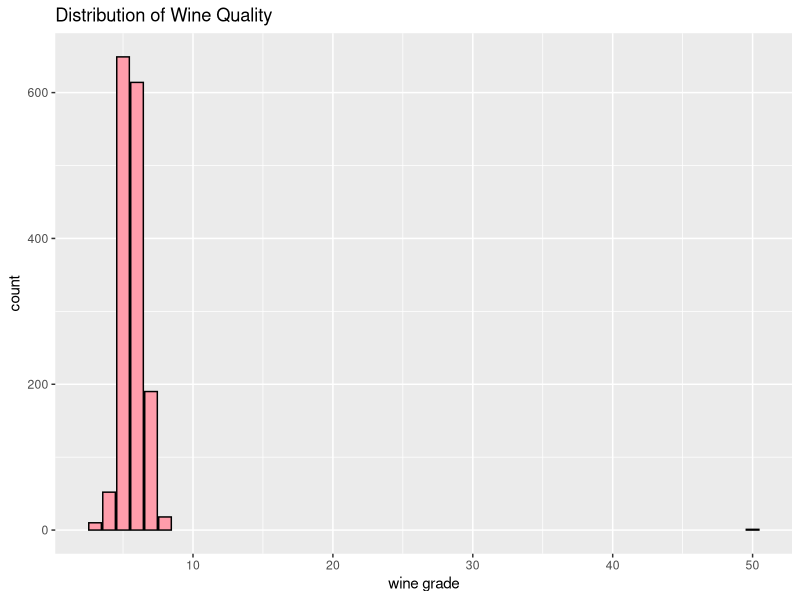
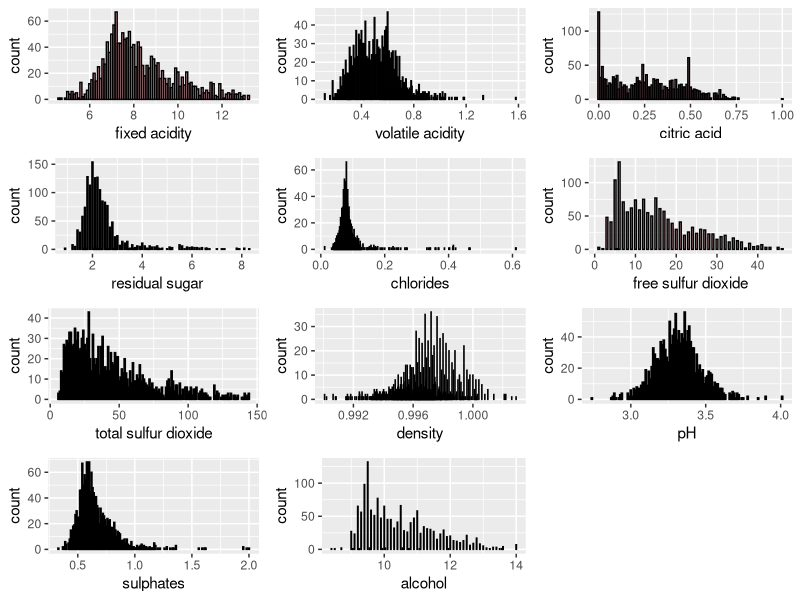
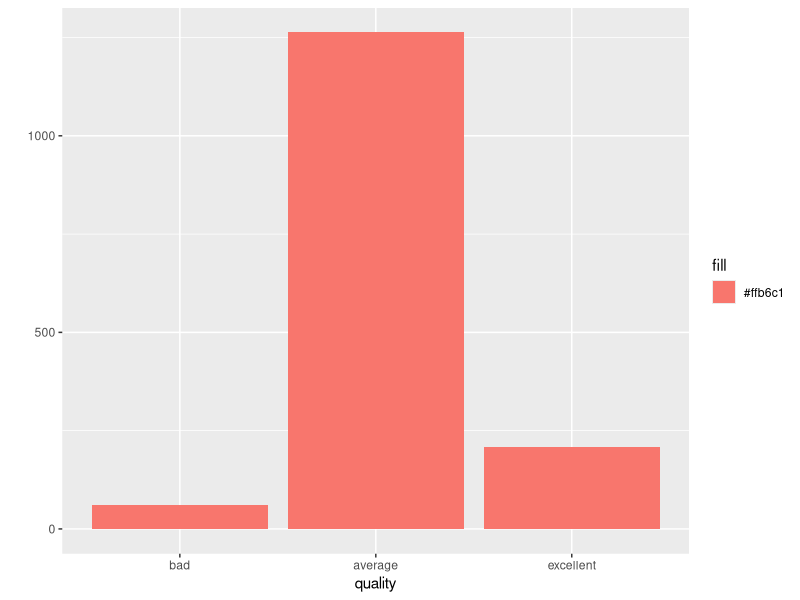
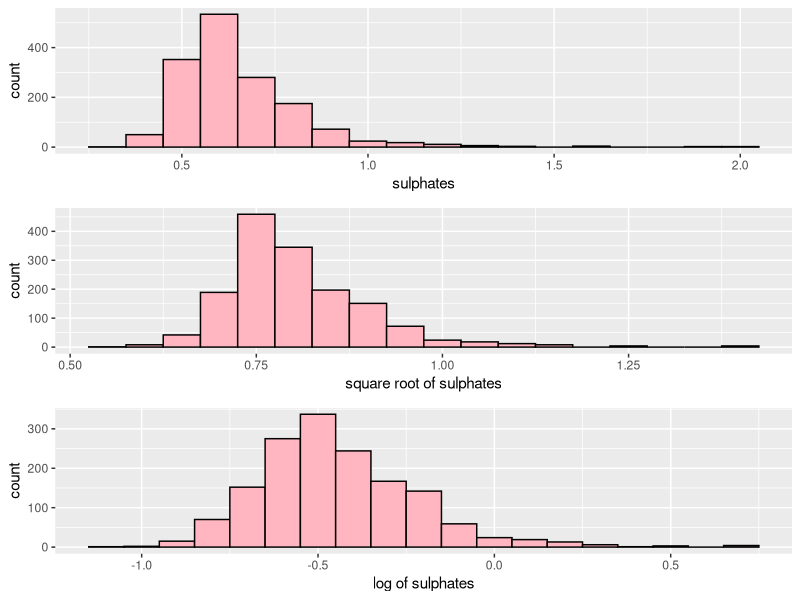
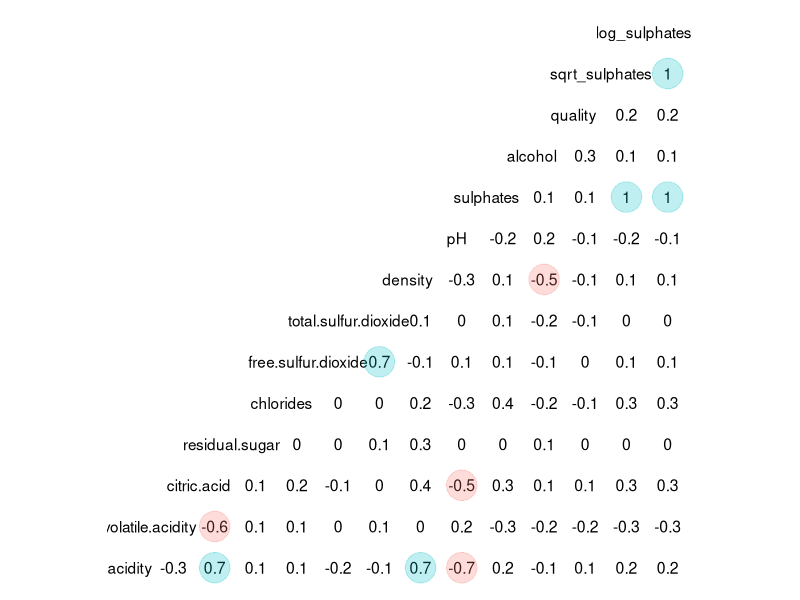
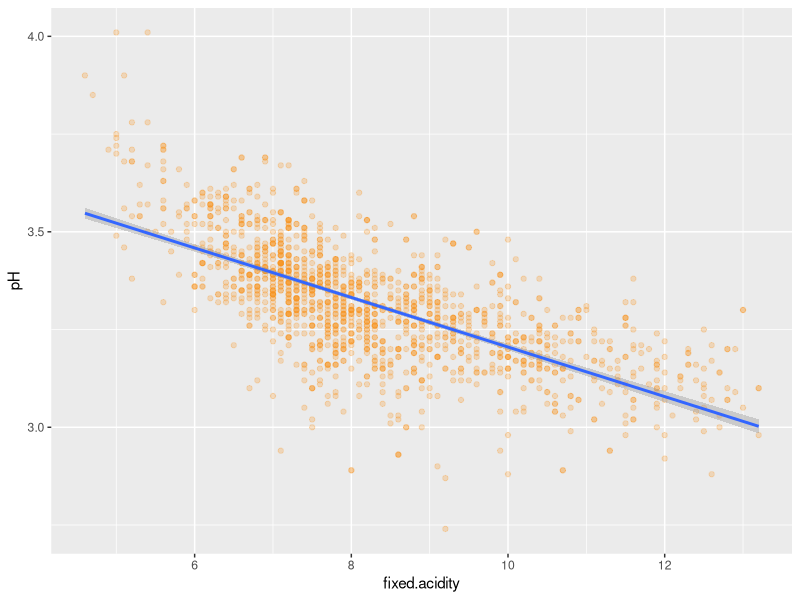
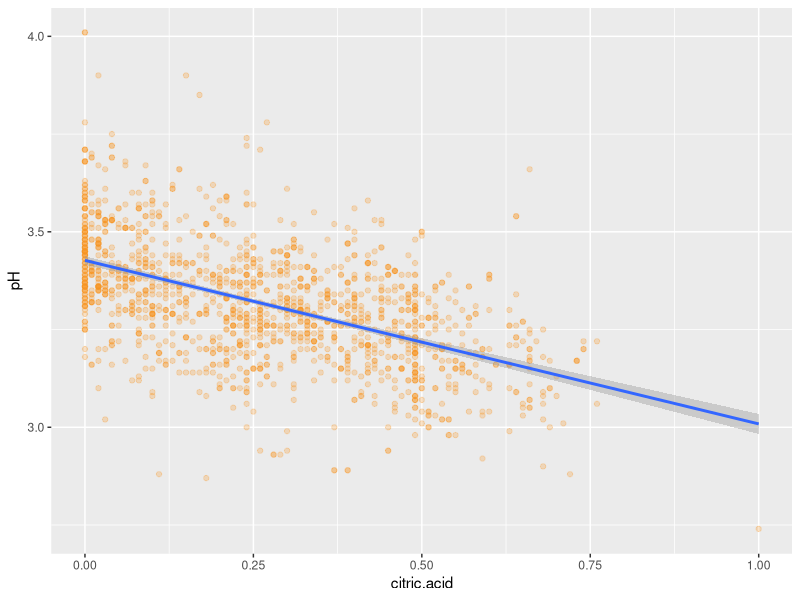
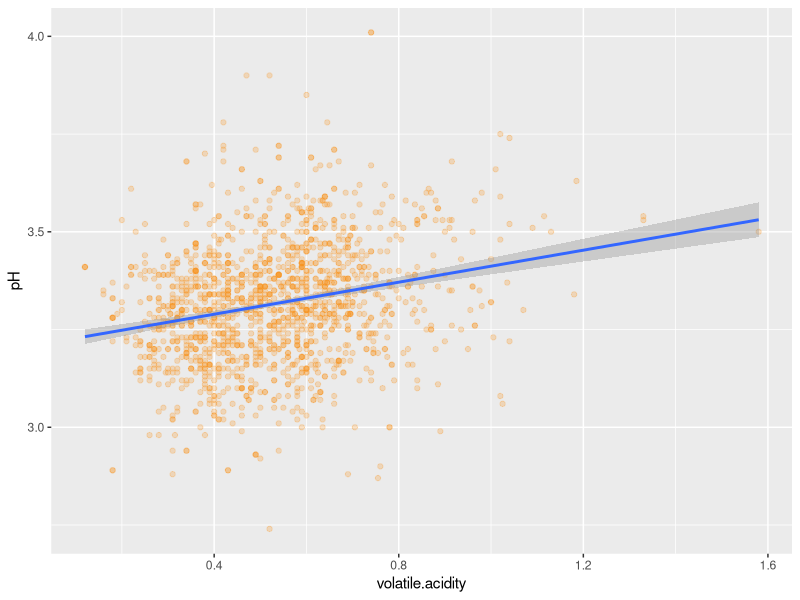

Generate these figures, in order, with R:
## ---- chunk 1
# Load all of the packages that you end up using in your analysis in this code
# chunk.

# Notice that the parameter "echo" was set to FALSE for this code chunk. This
# prevents the code from displaying in the knitted HTML output. You should set
# echo=FALSE for all code chunks in your file, unless it makes sense for your
# report to show the code that generated a particular plot.

# The other parameters for "message" and "warning" should also be set to FALSE
# for other code chunks once you have verified that each plot comes out as you
# want it to. This will clean up the flow of your report.


library(ggplot2)
library(GGally)
library(scales)
library(memisc)
library(lattice)
library(MASS)
library(gridExtra)
library(dplyr)
library(reshape)
library(corrplot)
library(psych)

## ---- chunk 2
# Load the Data
redwine <- read.csv("wineQualityReds.csv")
## ---- chunk 3

# Remove the top 1% for four columns that had the most drastic outliers.
redwine <- redwine[redwine$fixed.acidity < 
                     quantile(redwine$fixed.acidity, 0.99),]
redwine <- redwine[redwine$residual.sugar < 
                     quantile(redwine$residual.sugar, 0.99),]
redwine <- redwine[redwine$total.sulfur.dioxide < quantile(redwine$total.sulfur.dioxide, 0.99),]
redwine <- redwine[redwine$free.sulfur.dioxide < quantile(redwine$free.sulfur.dioxide, 0.99),]

# Remove x column as it's just an index

redwine <- within(redwine, rm(X))

summary(redwine)
str(redwine)
## ---- chunk 4
names(redwine)
## ---- chunk 5
ggplot(aes(x = quality), data = redwine)+
geom_bar(colour="black", fill="#ff9dab", binwidth = 1)+
                scale_x_continuous()+
                xlab("wine grade") + ylab("count") +
                ggtitle("Distribution of Wine Quality")

## ---- chunk 6
p1<-
  ggplot(aes(x = fixed.acidity), data = redwine)+
        xlab("fixed acidity")+
        geom_bar(colour="black", fill="#ffb6c1",binwidth = 0.5)
p2<-
  ggplot(aes(x = volatile.acidity), data = redwine)+
        xlab("volatile acidity")+
        geom_bar(colour="black", fill="#ffb6c1",binwidth = 0.05)
p3<-
  ggplot(aes(x = citric.acid), data = redwine)+
        xlab("citric acid")+
        geom_bar(colour="black", fill="#ffb6c1", binwidth = 0.05)
p4<-
  ggplot(aes(x = residual.sugar), data = redwine)+
        xlab("residual sugar")+
        geom_bar(colour="black", fill="#ffb6c1", binwidth = 0.4)
p5<-
  ggplot(aes(x = chlorides), data = redwine)+
        geom_bar(colour="black", fill="#ffb6c1", binwidth = 0.025)
p6<-
  ggplot(aes(x = free.sulfur.dioxide), data = redwine)+
        xlab("free sulfur dioxide")+
        geom_bar(colour="black", fill="#ffb6c1",binwidth = 4)
p7<-
  ggplot(aes(x = total.sulfur.dioxide), data = redwine)+
        xlab("total sulfur dioxide")+
        geom_bar(colour="black", fill="#ffb6c1", binwidth = 20)
p8<-
  ggplot(aes(x = density), data = redwine)+
        geom_bar(colour="black", fill="#ffb6c1", binwidth = 0.001)
p9<-
  ggplot(aes(x = pH), data = redwine)+
        geom_bar(colour="black", fill="#ffb6c1", binwidth = 0.05)
p10<-
  ggplot(aes(x = sulphates), data = redwine)+
        geom_bar(colour="black", fill="#ffb6c1", binwidth = 0.1)
p11<-
  ggplot(aes(x = alcohol), data = redwine)+
        geom_bar(colour="black", fill="#ffb6c1",binwidth = 0.25)

grid.arrange(p1,p2,p3,p4,p5,p6,p7,p8,p9,p10,p11,ncol=3)
## ---- chunk 7

# Convert quality into 3 subqualities: bad, average, excellent. 
redwine$rating <- ifelse(redwine$quality < 5, 'bad', 
                    ifelse(redwine$quality < 7, 'average', 
                           ifelse(redwine$quality > 6, 'excellent', 'none')))

redwine$rating <- ordered(redwine$rating, levels = c('bad', 'average', 'excellent'))
summary(redwine$rating)
qplot(redwine$rating, xlab="quality", fill = "#ffb6c1")
## ---- chunk 8
# original 
p1<-
  ggplot(aes(x = sulphates), data = redwine)+
        geom_histogram(colour="black", fill="#ffb6c1", 
                      binwidth = 0.1)

# square root
redwine$sqrt_sulphates=sqrt(redwine$sulphates)
p2<-
    ggplot(aes(x = sqrt_sulphates), data = redwine)+
          xlab("square root of sulphates")+
          geom_histogram(colour="black", fill="#ffb6c1", 
                        binwidth = 0.05)

#log
redwine$log_sulphates=log(redwine$sulphates)
p3<-
   ggplot(aes(x = log_sulphates), data = redwine)+
          xlab("log of sulphates")+
          geom_histogram(colour="black", fill="#ffb6c1", 
                        binwidth = 0.1)

grid.arrange(p1,p2,p3,ncol=1)
## ---- chunk 9
# create a plot matrix
ggcorr(redwine, geom = "blank", label = TRUE, hjust = 0.75) +
  geom_point(size = 10, aes(color = coefficient > 0, alpha = abs(coefficient) > 0.5)) +
  scale_alpha_manual(values = c("TRUE" = 0.25, "FALSE" = 0)) +
  guides(color = FALSE, alpha = FALSE)

## ---- chunk 10

# Create scatterplots for confirming relation with acidities and pH

# Fixed acidity vs pH

ggplot(aes(x = fixed.acidity, y = pH), data = redwine) +
  geom_point(color = "#F79420", alpha = 1/4) + 
  stat_smooth(method = 'lm')

cor(redwine$fixed.acidity, redwine$pH)
## ---- chunk 11

ggplot(aes(x = citric.acid, y = pH), data = redwine) +
  geom_point(color = "#F79420", alpha = 1/4) + 
  stat_smooth(method = 'lm')

cor(redwine$citric.acid, redwine$pH)

## ---- chunk 12

ggplot(aes(x = volatile.acidity, y = pH), data = redwine) +
  geom_point(color = "#F79420", alpha = 1/4) + 
  stat_smooth(method = 'lm')

cor(redwine$volatile.acidity, redwine$pH)

## ---- chunk 13

# Create boxplots for variables of interest

ggplot(aes(x = rating, y = pH), data = redwine) +
  geom_jitter( alpha = .3)  +
  geom_boxplot( alpha = .5,color = 'blue') +
  stat_summary(fun.y = median, geom = 'point', shape = 4) +
  stat_summary(fun.y = "mean", geom = "point", color = "red", shape = 8,
               size = 4) +
  coord_cartesian(ylim = c(2.85, 3.75)) +
  labs(x = 'quality')
by(redwine$pH, redwine$rating, summary)

ggplot(aes(x = rating, y = alcohol), data = redwine) +
  geom_jitter( alpha = .3)  +
  geom_boxplot( alpha = .5,color = 'blue') +
  stat_summary(fun.y = median, geom = 'point', shape = 4) +
  stat_summary(fun.y = "mean", geom = "point", color = "red", shape = 8,
               size = 4) +
  labs(x = 'quality')
by(redwine$alcohol, redwine$rating, summary)

ggplot(aes(x = rating, y = volatile.acidity), data = redwine) +
  geom_jitter( alpha = .3)  +
  geom_boxplot( alpha = .5,color = 'blue') +
  stat_summary(fun.y = median, geom = 'point', shape = 4) +
  stat_summary(fun.y = "mean", geom = "point", color = "red", shape = 8,
               size = 4) +
  coord_cartesian(ylim = c(0.1, 1.2)) +
  labs(x = 'quality')
by(redwine$volatile.acidity, redwine$rating, summary)

ggplot(aes(x = rating, y = citric.acid), data = redwine) +
  geom_jitter( alpha = .3)  +
  geom_boxplot( alpha = .5,color = 'blue') +
  stat_summary(fun.y = median, geom = 'point', shape = 4) +
  stat_summary(fun.y = "mean", geom = "point", color = "red", shape = 8,
               size = 4) +
    coord_cartesian(ylim = c(0, 0.76)) +
  labs(x = 'quality')
by(redwine$citric.acid, redwine$rating, summary)

ggplot(aes(x = rating, y = sulphates), data = redwine) +
  geom_jitter( alpha = .3)  +
  geom_boxplot( alpha = .5,color = 'blue') +
  stat_summary(fun.y = median, geom = 'point', shape = 4) +
  stat_summary(fun.y = "mean", geom = "point", color = "red", shape = 8,
               size = 4) +
  coord_cartesian(ylim = c(0.2, 1.1)) +
  labs(x = 'quality')
by(redwine$sulphates, redwine$rating, summary)

## ---- chunk 14

# Plot citric acid vs log10 sulphates

ggplot(data = redwine, aes(x = log10(sulphates), y = citric.acid)) +
  geom_point(color = "#F79420", alpha = 1/2, size = 1, position = 'jitter') +
  stat_smooth(method = 'lm')

cor(log10(redwine$sulphates), redwine$citric.acid)
## ---- chunk 15

# Plot citric acid vs volatile acidity

ggplot(data = redwine, aes(x = citric.acid, y = volatile.acidity)) +
  geom_point(color = "#F79420", alpha = 1/2, size = 1, position = 'jitter') + 
  stat_smooth(method = 'lm')

cor(redwine$citric.acid, redwine$volatile.acidity)
## ---- chunk 16

# Plot alcohol vs pH

ggplot(data = redwine, aes(x = alcohol, y = pH)) +
  geom_point(color = "#F79420", alpha = 1/2, size = 1, position = 'jitter') +
  stat_smooth(method = 'lm')

cor(redwine$pH, redwine$alcohol)
## ---- chunk 17
  ggplot(aes(x = alcohol, 
           y = volatile.acidity  , color = factor(quality)), 
       data = redwine) +
      geom_point(alpha = 0.8, size = 1) +
      geom_smooth(method = "lm", se = FALSE,size=1)  +
  scale_color_brewer(type='seq',
                   guide=guide_legend(title='Quality'))

## ---- chunk 18
  ggplot(redwine, aes(y=alcohol,x=quality,color = volatile.acidity) )+
        geom_jitter(alpha=1/2,size=2)+
        xlab("wine quality") + ylab("alcohol") +
        scale_colour_gradient2(low="red", high="blue",
                               mid="#9933CC",midpoint = 0.8)

## ---- chunk 19

ggplot(redwine, aes(x=alcohol,y=volatile.acidity)) +
      geom_point(aes(color =  log_sulphates),alpha=1/2,size=2)+
      xlab("alcohol") + ylab("log of sulphates") +
      scale_colour_gradient2(low="red", high="blue",
                            mid="#9933CC",midpoint = -0.25)+
  geom_smooth(method = "lm", se = FALSE,size=1)  +
      facet_grid(rating ~ .) 
## ---- chunk 20

ggplot(aes(x = volatile.acidity, y = alcohol), data = redwine) +
      xlab("volatile acidity") + ylab("alcohol") +
  geom_smooth(method = "lm", se = FALSE,size=1)  +
      geom_point(aes(color = rating),size=1)
## ---- chunk 21

ggplot(aes(x = log_sulphates, y = citric.acid), data = redwine) +
      xlab("log sulphates") + ylab("citric acid") +
  geom_smooth(method = "lm", se = FALSE,size=1)  +
      geom_point(aes(color =  rating),size=1)
## ---- chunk 22

  # regression
  m1<-lm(quality ~ volatile.acidity,data=redwine)
  m2<-update(m1,~. + alcohol)
  m3<-update(m2,~. + sulphates)
  m4<-update(m3,~. + citric.acid)
  m5<-update(m4,~. + chlorides)
  m6<-update(m5,~. + total.sulfur.dioxide)
  m7<-update(m6,~. + density)
  mtable(m1,m2,m3,m4,m5,m6,m7)

## ---- chunk 23

ggplot(aes(x = quality), data = redwine)+
geom_bar(colour="black", fill="#ff9dab", binwidth = 1)+
                scale_x_continuous()+
                xlab("wine grade") + ylab("count") +
                ggtitle("Distribution of Wine Quality")

## ---- chunk 24

# Plot 1: log Sulphates and citric acid
# Plot 2: Volatile acidity and alcohol

p1 <- ggplot(aes(x = log_sulphates, y = citric.acid), data = redwine) +
      xlab("log sulphates") + ylab("citric acid") +
  geom_smooth(method = "lm", se = FALSE,size=1)  +
      geom_point(aes(color =  rating),size=1)

p2 <- ggplot(aes(x = volatile.acidity, y = alcohol), data = redwine) +
      xlab("volatile acidity") + ylab("alcohol") +
  geom_smooth(method = "lm", se = FALSE,size=1)  +
      geom_point(aes(color = rating),size=1)

grid.arrange(p1,p2,ncol=1)
## ---- chunk 25

# Create scatter plot with two of the arguably most 
# important variable in determining bad wine.


ggplot(aes(x = rating, y = alcohol), data = redwine) +
  geom_jitter( alpha = .3)  +
  geom_boxplot( alpha = .5,color = 'blue') +
  stat_summary(fun.y = median, geom = 'point', shape = 4) +
  stat_summary(fun.y = "mean", geom = "point", color = "red", shape = 8,
               size = 4) +
  labs(x = 'quality')
by(redwine$alcohol, redwine$rating, summary)

ggplot(aes(x = rating, y = volatile.acidity), data = redwine) +
  geom_jitter( alpha = .3)  +
  geom_boxplot( alpha = .5,color = 'blue') +
  stat_summary(fun.y = median, geom = 'point', shape = 4) +
  stat_summary(fun.y = "mean", geom = "point", color = "red", shape = 8,
               size = 4) +
  coord_cartesian(ylim = c(0.1, 1.2)) +
  labs(x = 'quality')
by(redwine$volatile.acidity, redwine$rating, summary)

ggplot(aes(x = rating, y = citric.acid), data = redwine) +
  geom_jitter( alpha = .3)  +
  geom_boxplot( alpha = .5,color = 'blue') +
  stat_summary(fun.y = median, geom = 'point', shape = 4) +
  stat_summary(fun.y = "mean", geom = "point", color = "red", shape = 8,
               size = 4) +
    coord_cartesian(ylim = c(0, 0.76)) +
  labs(x = 'quality')
by(redwine$citric.acid, redwine$rating, summary)

ggplot(aes(x = rating, y = sulphates), data = redwine) +
  geom_jitter( alpha = .3)  +
  geom_boxplot( alpha = .5,color = 'blue') +
  stat_summary(fun.y = median, geom = 'point', shape = 4) +
  stat_summary(fun.y = "mean", geom = "point", color = "red", shape = 8,
               size = 4) +
  coord_cartesian(ylim = c(0.2, 1.1)) +
  labs(x = 'quality')
by(redwine$sulphates, redwine$rating, summary)
